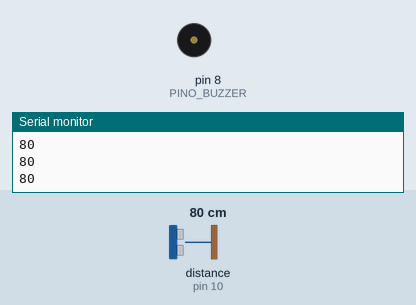
The sketch below on a simulated Arduino Uno, built with avr-gcc and run on an emulated ATmega328P. On the bench: buzzer (waves = sounding), the last lines printed to the serial monitor. Wiring (inferred from the names in the program): ultrasonic range finder: trigger pin 9; echo pin 10. The inputs (shaded band) are chosen by the test bench; at power-on: distance to the obstacle (sensor on pin 10) 80 cm. The echo pulse lasts 58.3 µs per cm.

Above: at 1.2 s.
1.3 s: distance to the obstacle (sensor on pin 10) set to 34 cm
2.8 s: distance to the obstacle (sensor on pin 10) set to 30 cm
At 3.0 s:
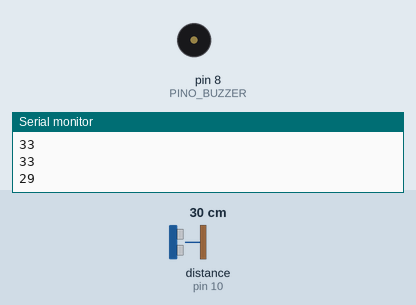
Timing chart, 0 to 11.8 s (numbered marks = the images above; inputs shaded):
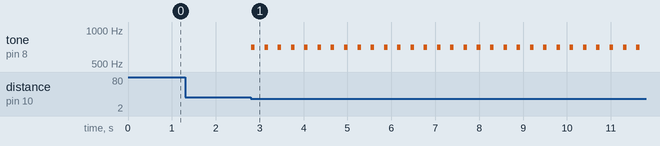

Measured:
- the behaviour switches between 32 and 31 cm on distance to the obstacle (sensor on pin 10) (found by bisection; images 0 and 1)
- after the input at 2.8 s, tone on pin 8 (PINO_BUZZER): alternates 700 Hz for 0.08 s and silent for 0.22 s, starting at once

The sketch:

radar.ino
```cpp
// Radar de proximidade para feira de profissões
// Arduino Uno + HC-SR04 + buzzer piezo
// Ligacoes:
// HC-SR04 VCC  -> 5V
// HC-SR04 TRIG -> pino 9
// HC-SR04 ECHO -> pino 10
// HC-SR04 GND  -> GND
// Buzzer +     -> pino 8
// Buzzer -     -> GND

const byte PINO_TRIG = 9;
const byte PINO_ECHO = 10;
const byte PINO_BUZZER = 8;

long medirDistanciaCm() {
  digitalWrite(PINO_TRIG, LOW);
  delayMicroseconds(2);

  digitalWrite(PINO_TRIG, HIGH);
  delayMicroseconds(10);
  digitalWrite(PINO_TRIG, LOW);

  unsigned long duracao = pulseIn(PINO_ECHO, HIGH, 30000);

  if (duracao == 0) {
    return 400;
  }

  long distancia = duracao / 58;

  if (distancia > 400) {
    distancia = 400;
  }

  return distancia;
}

void tocarAlerta(long distancia) {
  if (distancia <= 10) {
    // Muito proximo: alarme agudo quase continuo
    tone(PINO_BUZZER, 2200);
    delay(100);
  }
  else if (distancia <= 20) {
    // Proximo: bipes medios
    tone(PINO_BUZZER, 1400, 100);
    delay(200);
  }
  else if (distancia <= 30) {
    // Alguem se aproximando: bipes graves e espacados
    tone(PINO_BUZZER, 700, 80);
    delay(300);
  }
  else {
    // Area segura: sem som
    noTone(PINO_BUZZER);
    delay(100);
  }
}

void setup() {
  pinMode(PINO_TRIG, OUTPUT);
  pinMode(PINO_ECHO, INPUT);
  pinMode(PINO_BUZZER, OUTPUT);

  Serial.begin(9600);
}

void loop() {
  long distancia = medirDistanciaCm();

  // A pagina de radar recebe somente este numero, uma linha por leitura.
  Serial.println(distancia);

  tocarAlerta(distancia);
}
```
